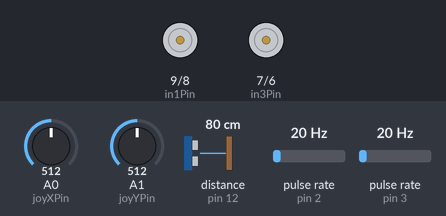
A sketch run on a simulated Arduino Uno, built with avr-gcc and run on an emulated ATmega328P. On the bench: motor-driver pin pairs drawn as motors (green arrow = first pin HIGH = forward, orange = second pin HIGH = backward, longer = more drive, scaled by the enable pin). Wiring (inferred from the names in the program): ultrasonic range finder: trigger pin 13; echo pin 12; 2 × pulse sensor: data pin 2 / data pin 3. The test bench sets the inputs (shaded band); at power-on: A0 (joyXPin) = 512, A1 (joyYPin) = 512, distance to the obstacle (sensor on pin 12) 80 cm, pulse rate (sensors on pin 2, pin 3) 20 Hz. The echo pulse lasts 58.3 µs per cm; what the sketch prints to the serial monitor is not drawn.

Above: at 1.2 s.
1.3 s: A0 (joyXPin) set to 526
At 1.7 s:
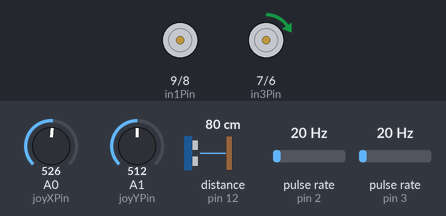
2.8 s: A1 (joyYPin) set to 501
At 3.8 s:
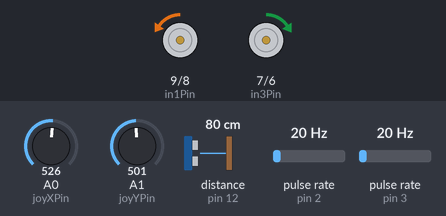
4.3 s: A0 (joyXPin) set to 716
At 5.1 s:
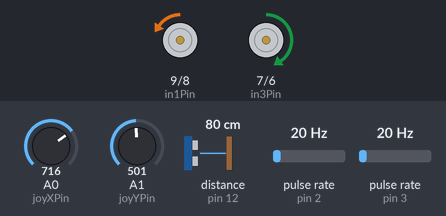
5.8 s: A1 (joyYPin) set to 306
At 7.0 s:
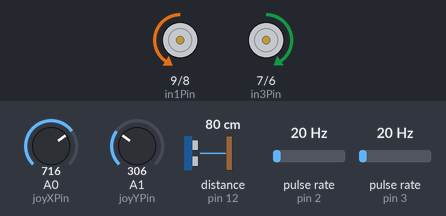
7.3 s: A0 (joyXPin) set to 992
At 8.5 s:
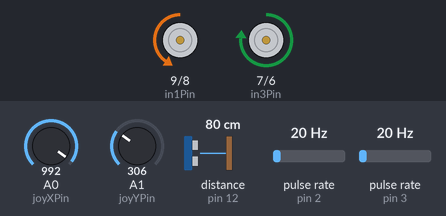
8.8 s: A1 (joyYPin) set to 30
At 9.4 s:
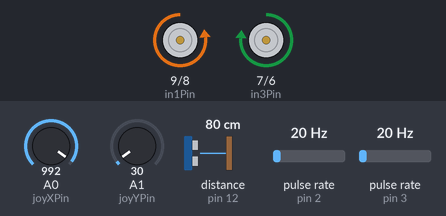
Timing chart, 0 to 11.3 s (numbered marks = the images above; inputs shaded):
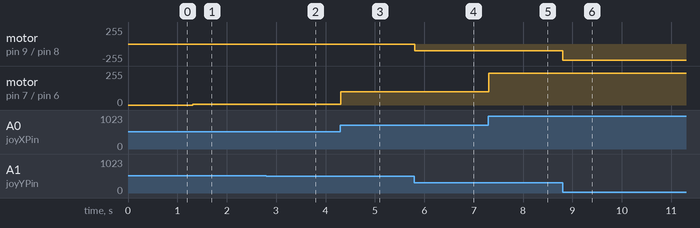

Measured:
- after the input at 1.3 s, motor on pin 7 (in3Pin) / pin 6 (in4Pin): stopped → forward 7/255 at once
- after the input at 2.8 s, motor on pin 9 (in1Pin) / pin 8 (in2Pin): stopped → backward 6/255 at once
- after the input at 4.3 s, motor on pin 7 (in3Pin) / pin 6 (in4Pin): forward 7/255 → forward 101/255 at once
- after the input at 5.8 s, motor on pin 9 (in1Pin) / pin 8 (in2Pin): backward 6/255 → backward 103/255 at once
- after the input at 7.3 s, motor on pin 7 (in3Pin) / pin 6 (in4Pin): forward 101/255 → forward 239/255 at once
- after the input at 8.8 s, motor on pin 9 (in1Pin) / pin 8 (in2Pin): backward 103/255 → backward 241/255 at once

The sketch:

TestRobotCar.ino
```cpp
const int enbPin = 5;
const int in4Pin = 6;
const int in3Pin = 7;
const int in2Pin = 8;
const int in1Pin = 9;
const int enaPin = 10;

const int joyXPin = A0;
const int joyYPin = A1;

const int trigPin = 13;
const int echoPin = 12;

const int sensorLeftPin = 2;
const int sensorRightPin = 3;

volatile long leftMotorCount = 0;
volatile long rightMotorCount = 0;

unsigned long prevTime = 0;
float leftMotorSpeed = 0.0;
float rightMotorSpeed = 0.0;

void setup() {
  pinMode(enbPin, OUTPUT);
  pinMode(in4Pin, OUTPUT);
  pinMode(in3Pin, OUTPUT);
  pinMode(in2Pin, OUTPUT);
  pinMode(in1Pin, OUTPUT);
  pinMode(enaPin, OUTPUT);

  pinMode(trigPin, OUTPUT);
  pinMode(echoPin, INPUT);

  pinMode(sensorLeftPin, INPUT);
  pinMode(sensorRightPin, INPUT);

  attachInterrupt(digitalPinToInterrupt(sensorLeftPin), countLeftMotor, RISING);
  attachInterrupt(digitalPinToInterrupt(sensorRightPin), countRightMotor, RISING);

  Serial.begin(9600);
}

void loop() {
  long duration;
  int distance;

  digitalWrite(trigPin, LOW);
  delayMicroseconds(2);
  digitalWrite(trigPin, HIGH);
  delayMicroseconds(10);
  digitalWrite(trigPin, LOW);

  duration = pulseIn(echoPin, HIGH);

  distance = duration * 0.034 / 2;

  int joyXValue = analogRead(joyXPin);
  int joyYValue = analogRead(joyYPin);

  int motorSpeedA = map(joyYValue, 0, 1023, -255, 255);
  int motorSpeedB = map(joyXValue, 0, 1023, -255, 255);

  if (motorSpeedA > 0) {
    digitalWrite(in1Pin, HIGH);
    digitalWrite(in2Pin, LOW);
  } else if (motorSpeedA < 0) {
    digitalWrite(in1Pin, LOW);
    digitalWrite(in2Pin, HIGH);
    motorSpeedA = -motorSpeedA;
  } else {
    digitalWrite(in1Pin, LOW);
    digitalWrite(in2Pin, LOW);
  }
  analogWrite(enaPin, motorSpeedA);

  if (motorSpeedB > 0) {
    digitalWrite(in3Pin, HIGH);
    digitalWrite(in4Pin, LOW);
  } else if (motorSpeedB < 0) {
    digitalWrite(in3Pin, LOW);
    digitalWrite(in4Pin, HIGH);
    motorSpeedB = -motorSpeedB;
  } else {
    digitalWrite(in3Pin, LOW);
    digitalWrite(in4Pin, LOW);
  }
  analogWrite(enbPin, motorSpeedB);

  unsigned long currentTime = millis();
  if (currentTime - prevTime >= 1000) {
    noInterrupts();
    leftMotorSpeed = (leftMotorCount / 20.0) * 60.0;
    rightMotorSpeed = (rightMotorCount / 20.0) * 60.0;
    leftMotorCount = 0;
    rightMotorCount = 0;
    prevTime = currentTime;
    interrupts();

    Serial.print("Left Motor Speed (RPM): ");
    Serial.print(leftMotorSpeed);
    Serial.print(" | Right Motor Speed (RPM): ");
    Serial.println(rightMotorSpeed);
    Serial.print("พบวัตุในระยะ: ");
    Serial.print(distance);
    Serial.println(" เซ็นติเมตร");
  }

  delay(5);
}

void countLeftMotor() {
  leftMotorCount++;
}

void countRightMotor() {
  rightMotorCount++;
}
```
